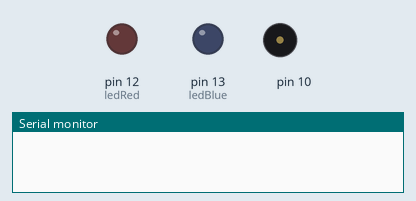
The sketch below on a simulated Arduino Uno, built with avr-gcc and run on an emulated ATmega328P. On the bench: output pins drawn as LEDs (lit = HIGH), buzzer (waves = sounding), the last lines printed to the serial monitor.

Above: at 0.5 s.
At 7.4 s:
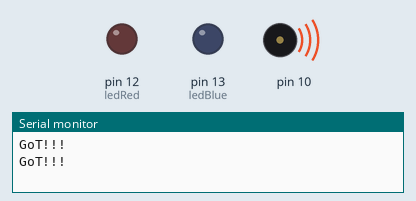
Timing chart, 0 to 8.7 s (numbered marks = the images above):
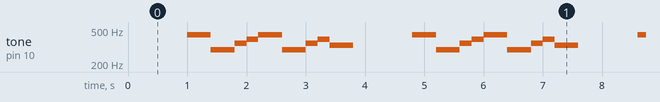

The sketch:

PIR_2leds.ino
```cpp
// C++ code
//

int ledRed = 12;
int ledBlue = 13;
int pirStat = 0;
int sensorPIR = 7;

void setup()
{
  pinMode(ledBlue, OUTPUT);
  pinMode(ledRed, OUTPUT);
  pinMode(sensorPIR, INPUT);
  pinMode(10,OUTPUT);
  Serial.begin(9600);
}

void loop()
{

 delay(1000);
 Serial.println("GoT!!!");
  int tempo = 400;
  tone(10,440,tempo); //LA
  delay(tempo);
  tone(10,294,tempo); //RE
  delay(tempo);
  tone(10,349,tempo/2); //FA - O tempo/2 faz com que demore metade do valor estipulado anteriormente, pois essa parte é mais rápida
  delay(tempo/2);
  tone(10,392,tempo/2); //SOL
  delay(tempo/2);
  tone(10,440,tempo); //LA
  delay(tempo);
  tone(10,294,tempo); //RE
  delay(tempo);
  tone(10,349,tempo/2); //FA
  delay(tempo/2);
  tone(10,392,tempo/2); //SOL
  delay(tempo/2);
  tone(10,330,tempo); //MI
  delay(tempo);


/*
if (digitalRead(sensorPIR) == HIGH) {            // if motion detected
   digitalWrite(ledRed, HIGH);  // turn LED ON
   Serial.println("Hey I got you!!!");
     Serial.println(digitalRead(sensorPIR));
 }
 else {
   digitalWrite(ledRed, LOW ); // turn LED OFF if we have no motion
    Serial.println("ELSEEEEEEE!!!");
 }

  digitalWrite(ledBlue, HIGH);
  delay(1000); // Wait for 1000 millisecond(s)
  digitalWrite(ledBlue, LOW);
  delay(2000); // Wait for 2000 millisecond(s)
//  digitalWrite(ledRed, HIGH);

  */
}
```

Measured:
- by itself, tone on pin 10: repeats every 3.8 s: 294 Hz 0.40 s, 349 Hz 0.20 s, 392 Hz 0.20 s, 440 Hz 0.40 s, 294 Hz 0.40 s, 349 Hz 0.20 s, 392 Hz 0.20 s, 330 Hz 0.40 s, silent 1.0 s, 440 Hz 0.40 s
